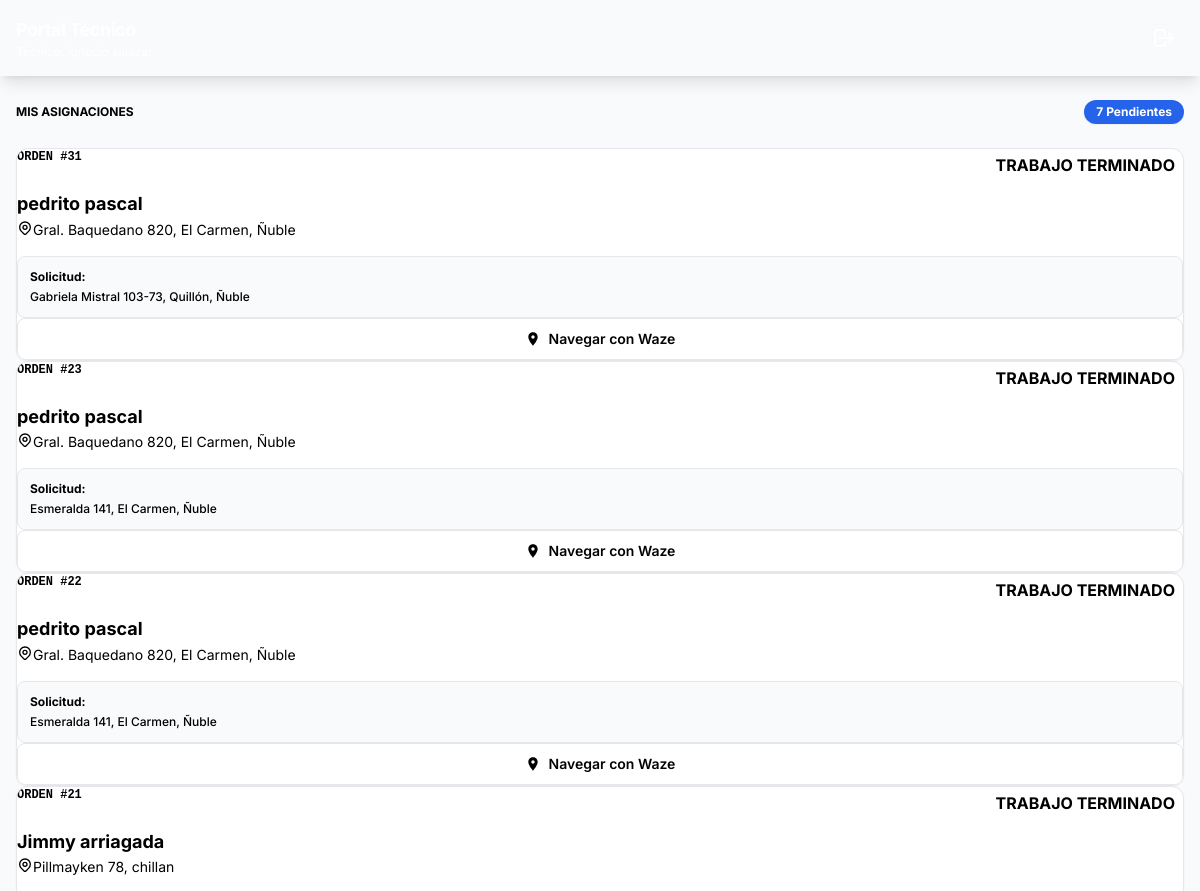
Before: /portal-tecnico/ (signed in, upper part) with the older database file.
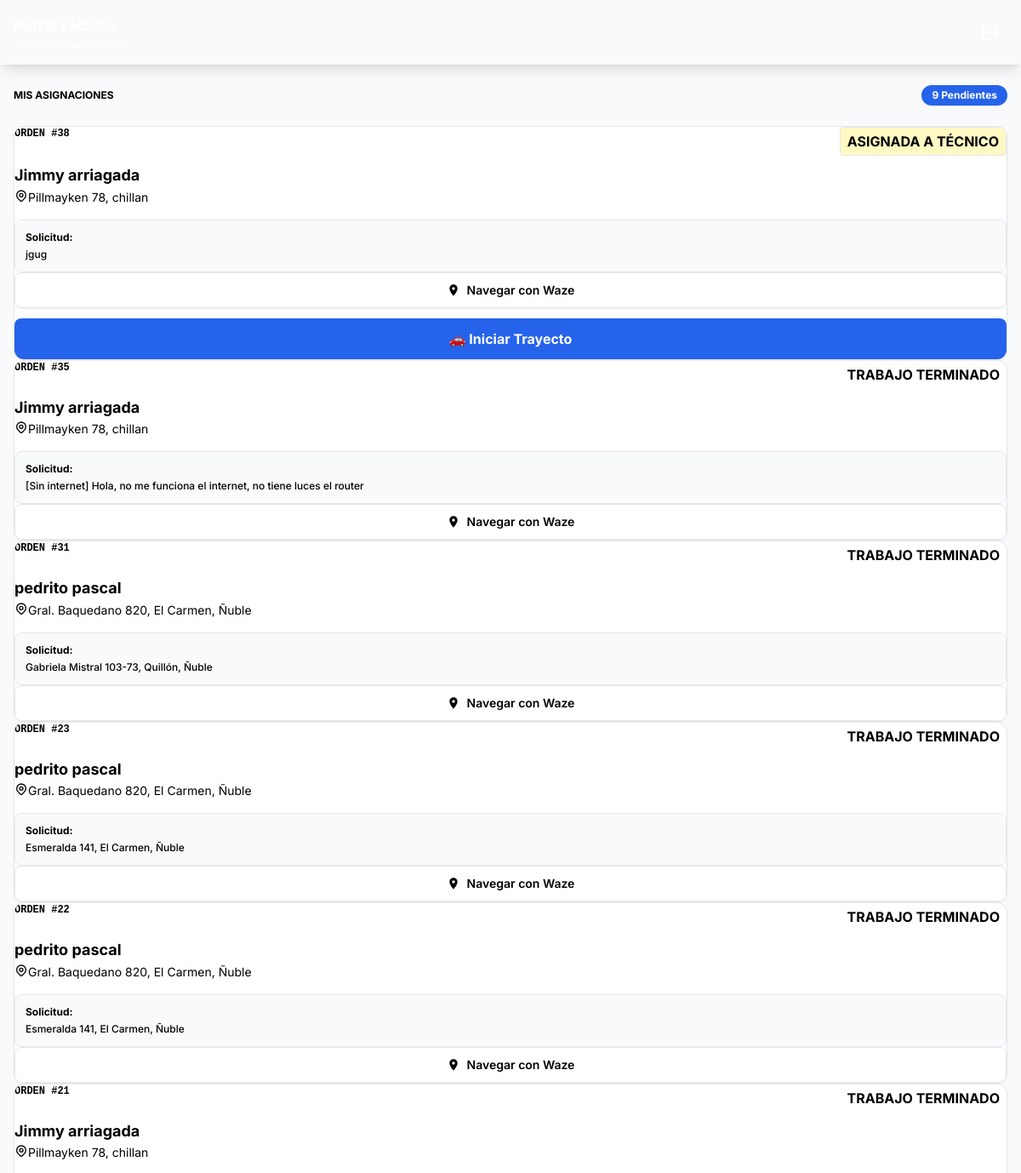
After: the same page with the newer database file.
### ordenes/models.py (models this page shows, shortened)
class OrdenTrabajo(models.Model):
    PRIORIDAD_CHOICES = [
        ('ALTA', 'Alta'),
        ('MEDIA', 'Media'),
        ('BAJA', 'Baja'),
    ]
    ESTADO_CHOICES = [
        ('PENDIENTE', 'Pendiente de Asignación'),
        ('ASIGNADA', 'Asignada a Técnico'),
        ('EN_CAMINO', 'Técnico en Camino'),
        ('EN_PROCESO', 'En Proceso'),
        ('TERMINADO', 'Trabajo Terminado'),
        ('CERRADA', 'Cerrada por Administración'),
    ]
    cliente = models.ForeignKey(Cliente, on_delete=models.CASCADE, related_name='ordenes')
    tecnico = models.ForeignKey(Tecnico, on_delete=models.SET_NULL, null=True, blank=True, related_name='ordenes_asignadas', verbose_name="Técnico asignado")
    descripcion = models.TextField(verbose_name="Detalle de la falla o servicio")
    prioridad = models.CharField(max_length=10, choices=PRIORIDAD_CHOICES, default='MEDIA')
    estado = models.CharField(max_length=20, choices=ESTADO_CHOICES, default='PENDIENTE')
    ubicacion_servicio = models.CharField(max_length=100, help_text="Coordenadas lat,long del servicio", verbose_name="Ubicación del Servicio")
    fecha_creacion = models.DateTimeField(auto_now_add=True, verbose_name="Fecha de creación")
    fecha_actualizacion = models.DateTimeField(auto_now=True, verbose_name="Última actualización")
    evidencia_url = models.URLField(blank=True, null=True, verbose_name="Link a evidencia (foto/doc)")
    observaciones = models.TextField(blank=True, null=True, verbose_name="Observaciones finales")
    class Meta:
        verbose_name = "Orden de Trabajo"
        verbose_name_plural = "Órdenes de Trabajo"
        ordering = ['-fecha_creacion'] # Las más nuevas primero

class Cliente(models.Model):
    nombre = models.CharField(max_length=200, verbose_name="Nombre Cliente")
    direccion = models.CharField(max_length=255, verbose_name="Dirección física")
    telefono = models.CharField(max_length=20, verbose_name="Teléfono/WhatsApp")
    correo = models.EmailField(blank=True, null=True, verbose_name="Correo electrónico (opcional)")
    fecha_registro = models.DateTimeField(auto_now_add=True, verbose_name="Fecha de registro")
    chat_state = models.CharField(max_length=50, default='START', null=True, blank=True, verbose_name="Estado del Chat")
    temp_data = models.JSONField(default=dict, null=True, blank=True, verbose_name="Datos Temporales del Chat")

### UsuarioApp/views.py (the view)
# urls.py: path('portal-tecnico/', PortalTecnicoView.as_view(), name='portal_tecnico'),
class PortalTecnicoView(LoginRequiredMixin, View):
    template_name = "pages/portal_tecnico.html"
    def get(self, request, *args, **kwargs):
        try:
            tecnico_actual = Tecnico.objects.get(user=request.user)
        except Tecnico.DoesNotExist:
            return render(request, self.template_name, {'ordenes': [], 'error_tecnico': True})
        ordenes = OrdenTrabajo.objects.filter(
            tecnico=tecnico_actual
        ).exclude(
            estado='TERMINADA'
        ).select_related('cliente').order_by('-prioridad', '-id')
        context = {
            'ordenes': ordenes
        }
        return render(request, self.template_name, context)

### UsuarioApp/models.py (called while the page is built)
    def save(self, *args, **kwargs):
        update_last_activity = kwargs.pop("update_last_activity", False)
        if update_last_activity:
            self.last_activity = timezone.now()
            kwargs["update_fields"] = ["last_activity"]
        if self.pk:
            handle_old_image(Profile, self.pk, self.image)
        super(Profile, self).save(*args, **kwargs)
        if self.image and os.path.exists(self.image.path):
            resize_image(self.image.path, 300)
            crop_image(self.image.path, 300)

    def update_last_activity(self):
        self.save(update_last_activity=True)

### utils/customer_img.py (called while the page is built, shortened)
def resize_image(img_path, img_size):
    try:
        with Image.open(img_path) as img:
            ancho, alto = img.size
    except (FileExistsError, UnidentifiedImageError):
        print("Error al Redimensionar la imagen")

def crop_image(img_path, img_size):
    try:
        with Image.open(img_path) as img:
            ancho, alto = img.size
    except (FileExistsError, UnidentifiedImageError):
        print("Erro al Recortar la imagen")

### templates/pages/portal_tecnico.html (shortened to what the changed rows need)
{% extends 'components/Layout/base.html' %}
{% load static %}
{% block content %}
<div class="min-h-screen bg-slate-100 pb-20 font-sans">
    <div class="bg-slate-900 text-white p-4 shadow-lg sticky top-0 z-50 flex justify-between items-center">
        <div>
            <h1 class="font-bold text-lg tracking-tight">Portal Técnico</h1>
        </div>
    </div>
    <div class="p-4 max-w-lg mx-auto">
        <div class="flex justify-between items-center mb-6 mt-2">
            <h2 class="text-slate-500 font-bold uppercase text-xs tracking-wider">Mis Asignaciones</h2>
            <span class="text-xs font-bold bg-blue-600 text-white px-3 py-1 rounded-full shadow-sm">
                {{ ordenes|length }} Pendientes
            </span>
        </div>
        <div class="space-y-5">
            {% for orden in ordenes %}
            <div class="bg-white rounded-xl shadow-sm border border-slate-200 overflow-hidden relative" id="card-orden-{{ orden.id }}">
                <div class="pl-5 p-5">
                    <div class="flex justify-between items-start mb-3">
                        <span class="font-mono text-xs text-slate-400 font-bold">ORDEN #{{ orden.id }}</span>
                        <span class="px-2 py-1 rounded text-[10px] font-bold uppercase tracking-wide
                            {% if orden.estado == 'ASIGNADA' %} bg-yellow-100 text-yellow-700 border border-yellow-200
                            {% elif orden.estado == 'EN_CAMINO' %} bg-blue-100 text-blue-700 border border-blue-200
                            {% elif orden.estado == 'EN_PROCESO' %} bg-purple-100 text-purple-700 border border-purple-200
                            {% endif %}">
                            {{ orden.get_estado_display|default:orden.estado }}
                        </span>
                    </div>
                    <h3 class="text-lg font-bold text-slate-900 mb-1 leading-tight">
                        {{ orden.cliente.nombre }}
                    </h3>
                    <p class="text-sm text-slate-500 mb-4 flex items-start gap-1.5">
                        <span>{{ orden.direccion|default:orden.cliente.direccion }}</span>
                    </p>
                    <div class="bg-slate-50 p-3 rounded-lg border border-slate-100 mb-5">
                        <p class="text-xs text-slate-700 font-medium leading-relaxed">
                            <span class="font-bold text-slate-900 block mb-1">Solicitud:</span>
                            {{ orden.descripcion }}
                        </p>
                    </div>
                    <div class="grid gap-3">
                        <a href="https://waze.com/ul?q={{ orden.direccion }}" target="_blank" class="flex justify-center items-center gap-2 w-full py-2.5 bg-white border border-slate-200 text-slate-600 font-semibold rounded-lg hover:bg-slate-50 transition-colors text-sm shadow-sm">
                            <svg class="w-4 h-4 text-blue-400" fill="currentColor" viewBox="0 0 24 24"><path d="M12 2C8.13 2 5 5.13 5 9c0 5.25 7 13 7 13s7-7.75 7-13c0-3.87-3.13-7-7-7zm0 9.5c-1.38 0-2.5-1.12-2.5-2.5s1.12-2.5 2.5-2.5 2.5 1.12 2.5 2.5-1.12 2.5-2.5 2.5z"/></svg>
                            Navegar con Waze
                        </a>
                        {% if orden.estado == 'ASIGNADA' %}
                            <button onclick="cambiarEstado({{ orden.id }}, 'EN_CAMINO')" class="w-full py-3 bg-blue-600 text-white font-bold rounded-lg shadow-md hover:bg-blue-700 active:scale-95 transition-all flex justify-center items-center gap-2">
                                🚗 Iniciar Trayecto
                            </button>
                        {% elif orden.estado == 'EN_CAMINO' %}
                            <button onclick="cambiarEstado({{ orden.id }}, 'EN_PROCESO')" class="w-full py-3 bg-purple-600 text-white font-bold rounded-lg shadow-md hover:bg-purple-700 active:scale-95 transition-all flex justify-center items-center gap-2">
                                🛠️ Llegué / Iniciar Trabajo
                            </button>
                        {% elif orden.estado == 'EN_PROCESO' %}
                            <button onclick="cambiarEstado({{ orden.id }}, 'TERMINADA')" class="w-full py-3 bg-green-600 text-white font-bold rounded-lg shadow-md hover:bg-green-700 active:scale-95 transition-all flex justify-center items-center gap-2">
                                ✅ Finalizar Orden
                            </button>
                        {% endif %}
                    </div>
                </div>
            </div>
            {% endfor %}
        </div>
    </div>
</div>
{% endblock content %}

Changed rows visible on the page:
added OrdenTrabajo: id "38", estado "ASIGNADA A TÉCNICO", cliente.nombre "Jimmy arriagada", direccion "Pillmayken 78, chillan", descripcion "jgug"
added OrdenTrabajo: id "35", estado "TRABAJO TERMINADO", cliente.nombre "Jimmy arriagada", direccion "Pillmayken 78, chillan", descripcion "[Sin internet] Hola, no me funciona el internet, no tiene luces el router"
Other visible differences:
{{ ordenes|length }}: "7" → "9"
